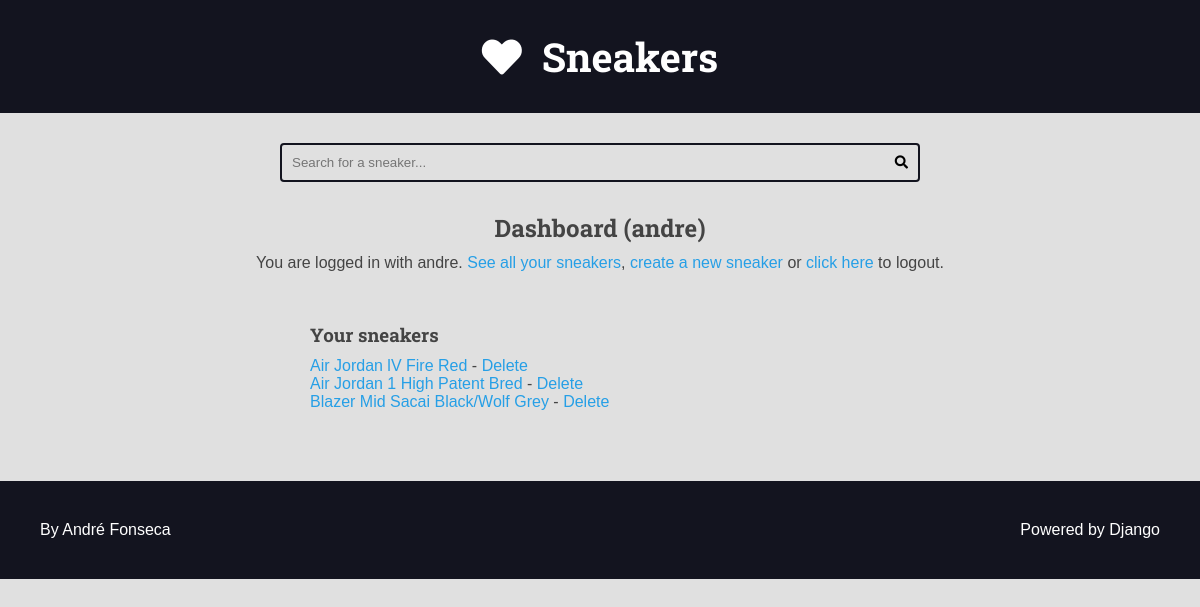
The app's page /authors/dashboard/ (signed in) with its own data.
### sneakers/models.py (models this page shows, shortened)
class Sneaker(models.Model):
    title = models.CharField(max_length=65)
    description = models.CharField(max_length=165)
    slug = models.SlugField(unique=True)
    condition_value = models.IntegerField()
    condition_unit = models.CharField(default='/10', max_length=65)
    price = models.IntegerField()
    price_unit = models.CharField(default='R$', max_length=65)
    sneaker_description = models.TextField()
    sneaker_description_is_html = models.BooleanField(default=False)
    created_at = models.DateTimeField(auto_now_add=True)
    updated_at = models.DateTimeField(auto_now=True)
    is_published = models.BooleanField(default=False)
    cover = models.ImageField(upload_to='sneakers/covers/%Y/%m/%d/')
    category = models.ForeignKey(Category, default=1, on_delete=models.SET_NULL, null=True)  # noqa: E501
    author = models.ForeignKey(User, on_delete=models.SET_NULL, null=True)

### authors/views/all.py (the view)
# urls.py: path('dashboard/', views.dashboard, name='dashboard'),
@login_required(login_url='authors:login', redirect_field_name='next')
def dashboard(request):
    sneakers = Sneaker.objects.filter(
        is_published=False,
        author=request.user
    )
    return render(
        request,
        'authors/pages/dashboard.html',
        context={
            'sneakers': sneakers,
        }
    )

### authors/templates/authors/pages/dashboard.html (shortened to what this page needs)
{% extends 'global/base.html' %}
{% block content %}
    <div class="main-content center container">
        <h2>Dashboard ({{ user }})</h2>
        {% include 'authors/partials/login_message.html' %}
        <div class="authors-dashboard-container">
            <h3>Your sneakers</h3>
            <ul>
               {% for sneaker in sneakers %}
               <li>
                <a href="{% url 'authors:dashboard_sneaker_edit' sneaker.id %}">{{ sneaker.title }}</a>
                <form
                class="inline-form form-delete"
                action="{% url 'authors:dashboard_sneaker_delete' %}"
                method='POST'
                >
                   - <button class="plaintext-button" type="submit"> Delete</button>
                </form>
               </li>
               {% empty %}
                <li>
                    <p>You do not have any sneakers, please create one.</p>
                </li>
               {% endfor %}
            </ul>
        </div>
    </div>
{% endblock content %}

### authors/templates/authors/partials/login_message.html (shortened to what this page needs)
{% if request.user.is_authenticated %}
<div class="login-message">
    You are logged in with
    {{ request.user.username }}.
    <a href="{% url 'authors:dashboard' %}" class="">See all your sneakers</a>,
    <a href="{% url 'authors:dashboard_sneaker_new' %}" class="">create a new sneaker</a> or
    <form class="inline-form" action="{% url 'authors:logout' %}" method='POST'>
        <button class="plaintext-button" type="submit">click here</button>
    </form> to logout.
</div>
{% endif %}

### base_static/global/css/styles.css (style rules this page uses)
:root { --color-primary: #269fe6; --color-primary-hover: #2086c2; --color-primary-dark: #13141f; --color-primary-dark-hover: #212336; --color-primary-light: #d4ecfa; --color-primary-light-hover: #bdd8e7; --color-white: #fff; --color-black: #000; --color-dark-text: #444; --color-info-light: #cce5ff; --color-debug-light: #cce5ff; --color-success-light: #d4edda; --color-alert-light: #fff3cd; --color-warning-light: #fff3cd; --color-error-light: #f8d7da; --color-info-dark: #4d86c4; --color-debug-dark: #4d86c4; --color-success-dark: #4a9c5d; --color-alert-dark: #927f40; --color-warning-dark: #927f40; --color-error-dark: #da525d; --color-gray-0: #f9f9f9; --color-gray-1: #e0e0e0; --color-gray-2: #c7c7c7; --color-gray-3: #aeaeae; --color-gray-4: #959595; --color-gray-5: #7d7d7d; --color-gray-6: #646464; --color-gray-7: #4b4b4b; --color-gray-8: #323232; --color-gray-9: #191919; --font-primary: sans-serif; --font-headings: 'Roboto Slab', serif; --spacing-gutter-medium: 3rem; --spacing-gutter-large: 4rem; }
* { padding: 0; margin: 0; box-sizing: border-box; }
html { font-size: 62.5%; }
body { font-size: 1.6rem; font-family: var(--font-primary); background: var(--color-gray-1); color: var(--color-dark-text); }
h1, h2, h3, h4, h5, h6 { font-family: var(--font-headings); }
a { color: var(--color-primary); text-decoration: none; }
.container { max-width: 144rem; margin: 0 auto; padding: var(--spacing-gutter-medium); }
.main-content { padding-top: 0; }
.inline-form { display: inline; }
.plaintext-button { display: inline; border: none; background: none; cursor: pointer; color: var(--color-primary); font-size: 1.6rem; }
.login-message { margin: 1rem 0; }
.authors-dashboard-container { max-width: 64rem; text-align: left; padding: var(--spacing-gutter-medium); margin: 0 auto; }
.authors-dashboard-container h3, .authors-dashboard-container p, .authors-dashboard-container ul, .authors-dashboard-container a { list-style-type: none; margin: 1rem 0; text-decoration: none; transition: all 300ms ease-in-out; }
.center { text-align: center; }

### records on screen
Sneaker: title "Air Jordan lV Fire Red"
Sneaker: title "Air Jordan 1 High Patent Bred"
Sneaker: title "Blazer Mid Sacai Black/Wolf Grey"

### other values on screen
{{ user }} "andre"
{{ request.user.username }} "andre"
